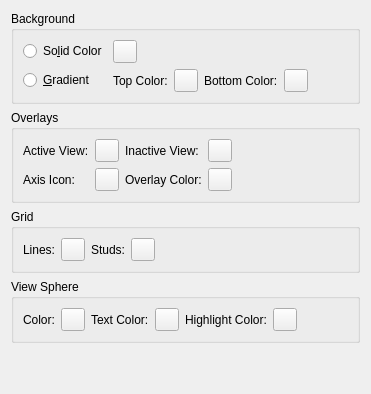
     <widget class="QWidget" name="ColorTab">
      <attribute name="title">
       <string>Colors</string>
      </attribute>
      <layout class="QVBoxLayout" name="verticalLayout_14">
       <item>
        <widget class="QGroupBox" name="groupBox_7">
         <property name="title">
          <string>Background</string>
         </property>
         <layout class="QGridLayout" name="gridLayout_7">
          <item row="1" column="1">
           <layout class="QHBoxLayout" name="horizontalLayout_2">
            <item>
             <widget class="QLabel" name="label_27">
              <property name="text">
               <string>Top Color:</string>
              </property>
             </widget>
            </item>
            <item>
             <widget class="QToolButton" name="BackgroundGradient1ColorButton">
              <property name="text">
               <string/>
              </property>
             </widget>
            </item>
            <item>
             <widget class="QLabel" name="label_28">
              <property name="text">
               <string>Bottom Color:</string>
              </property>
             </widget>
            </item>
            <item>
             <widget class="QToolButton" name="BackgroundGradient2ColorButton">
              <property name="text">
               <string/>
              </property>
             </widget>
            </item>
            <item>
             <spacer name="horizontalSpacer_10">
              <property name="orientation">
               <enum>Qt::Horizontal</enum>
              </property>
              <property name="sizeHint" stdset="0">
               <size>
                <width>40</width>
                <height>20</height>
               </size>
              </property>
             </spacer>
            </item>
           </layout>
          </item>
          <item row="0" column="0">
           <widget class="QRadioButton" name="BackgroundSolidRadio">
            <property name="text">
             <string>So&amp;lid Color</string>
            </property>
           </widget>
          </item>
          <item row="1" column="0">
           <widget class="QRadioButton" name="BackgroundGradientRadio">
            <property name="text">
             <string>&amp;Gradient</string>
            </property>
           </widget>
          </item>
          <item row="0" column="1">
           <layout class="QHBoxLayout" name="horizontalLayout_11">
            <item>
             <widget class="QToolButton" name="BackgroundSolidColorButton">
              <property name="text">
               <string/>
              </property>
             </widget>
            </item>
            <item>
             <spacer name="horizontalSpacer_12">
              <property name="orientation">
               <enum>Qt::Horizontal</enum>
              </property>
              <property name="sizeHint" stdset="0">
               <size>
                <width>40</width>
                <height>20</height>
               </size>
              </property>
             </spacer>
            </item>
           </layout>
          </item>
         </layout>
        </widget>
       </item>
       <item>
        <widget class="QGroupBox" name="groupBox_11">
         <property name="title">
          <string>Overlays</string>
         </property>
         <layout class="QGridLayout" name="gridLayout_8">
          <item row="1" column="3">
           <widget class="QToolButton" name="OverlayColorButton">
            <property name="text">
             <string/>
            </property>
           </widget>
          </item>
          <item row="1" column="0">
           <widget class="QLabel" name="label_31">
            <property name="text">
             <string>Axis Icon:</string>
            </property>
           </widget>
          </item>
          <item row="1" column="1">
           <widget class="QToolButton" name="AxesColorButton">
            <property name="text">
             <string/>
            </property>
           </widget>
          </item>
          <item row="1" column="4">
           <spacer name="horizontalSpacer_16">
            <property name="orientation">
             <enum>Qt::Horizontal</enum>
            </property>
            <property name="sizeHint" stdset="0">
             <size>
              <width>40</width>
              <height>20</height>
             </size>
            </property>
           </spacer>
          </item>
          <item row="1" column="2">
           <widget class="QLabel" name="label_2">
            <property name="text">
             <string>Overlay Color:</string>
            </property>
           </widget>
          </item>
          <item row="0" column="0">
           <widget class="QLabel" name="label_6">
            <property name="text">
             <string>Active View:</string>
            </property>
           </widget>
          </item>
          <item row="0" column="1">
           <widget class="QToolButton" name="ActiveViewColorButton">
            <property name="text">
             <string/>
            </property>
           </widget>
          </item>
          <item row="0" column="2">
           <widget class="QLabel" name="label_32">
            <property name="text">
             <string>Inactive View:</string>
            </property>
           </widget>
          </item>
          <item row="0" column="3">
           <widget class="QToolButton" name="InactiveViewColorButton">
            <property name="text">
             <string/>
            </property>
           </widget>
          </item>
         </layout>
        </widget>
       </item>
       <item>
        <widget class="QGroupBox" name="groupBox_10">
         <property name="title">
          <string>Grid</string>
         </property>
         <layout class="QHBoxLayout" name="horizontalLayout_17">
          <item>
           <widget class="QLabel" name="label_29">
            <property name="text">
             <string>Lines:</string>
            </property>
           </widget>
          </item>
          <item>
           <widget class="QToolButton" name="gridLineColor">
            <property name="text">
             <string/>
            </property>
           </widget>
          </item>
          <item>
           <widget class="QLabel" name="label_30">
            <property name="text">
             <string>Studs:</string>
            </property>
           </widget>
          </item>
          <item>
           <widget class="QToolButton" name="gridStudColor">
            <property name="text">
             <string/>
            </property>
           </widget>
          </item>
          <item>
           <spacer name="horizontalSpacer_13">
            <property name="orientation">
             <enum>Qt::Horizontal</enum>
            </property>
            <property name="sizeHint" stdset="0">
             <size>
              <width>40</width>
              <height>20</height>
             </size>
            </property>
           </spacer>
          </item>
         </layout>
        </widget>
       </item>
       <item>
        <widget class="QGroupBox" name="groupBox_9">
         <property name="title">
          <string>View Sphere</string>
         </property>
         <layout class="QHBoxLayout" name="horizontalLayout_16">
          <item>
           <widget class="QLabel" name="label_22">
            <property name="text">
             <string>Color:</string>
            </property>
           </widget>
          </item>
          <item>
           <widget class="QToolButton" name="ViewSphereColorButton">
            <property name="text">
             <string/>
            </property>
           </widget>
          </item>
          <item>
           <widget class="QLabel" name="label_23">
            <property name="text">
             <string>Text Color:</string>
            </property>
           </widget>
          </item>
          <item>
           <widget class="QToolButton" name="ViewSphereTextColorButton">
            <property name="text">
             <string/>
            </property>
           </widget>
          </item>
          <item>
           <widget class="QLabel" name="label_20">
            <property name="text">
             <string>Highlight Color:</string>
            </property>
           </widget>
          </item>
          <item>
           <widget class="QToolButton" name="ViewSphereHighlightColorButton">
            <property name="text">
             <string/>
            </property>
           </widget>
          </item>
          <item>
           <spacer name="horizontalSpacer_14">
            <property name="orientation">
             <enum>Qt::Horizontal</enum>
            </property>
            <property name="sizeHint" stdset="0">
             <size>
              <width>40</width>
              <height>20</height>
             </size>
            </property>
           </spacer>
          </item>
         </layout>
        </widget>
       </item>
       <item>
        <spacer name="verticalSpacer_3">
         <property name="orientation">
          <enum>Qt::Vertical</enum>
         </property>
         <property name="sizeHint" stdset="0">
          <size>
           <width>20</width>
           <height>40</height>
          </size>
         </property>
        </spacer>
       </item>
      </layout>
     </widget>
